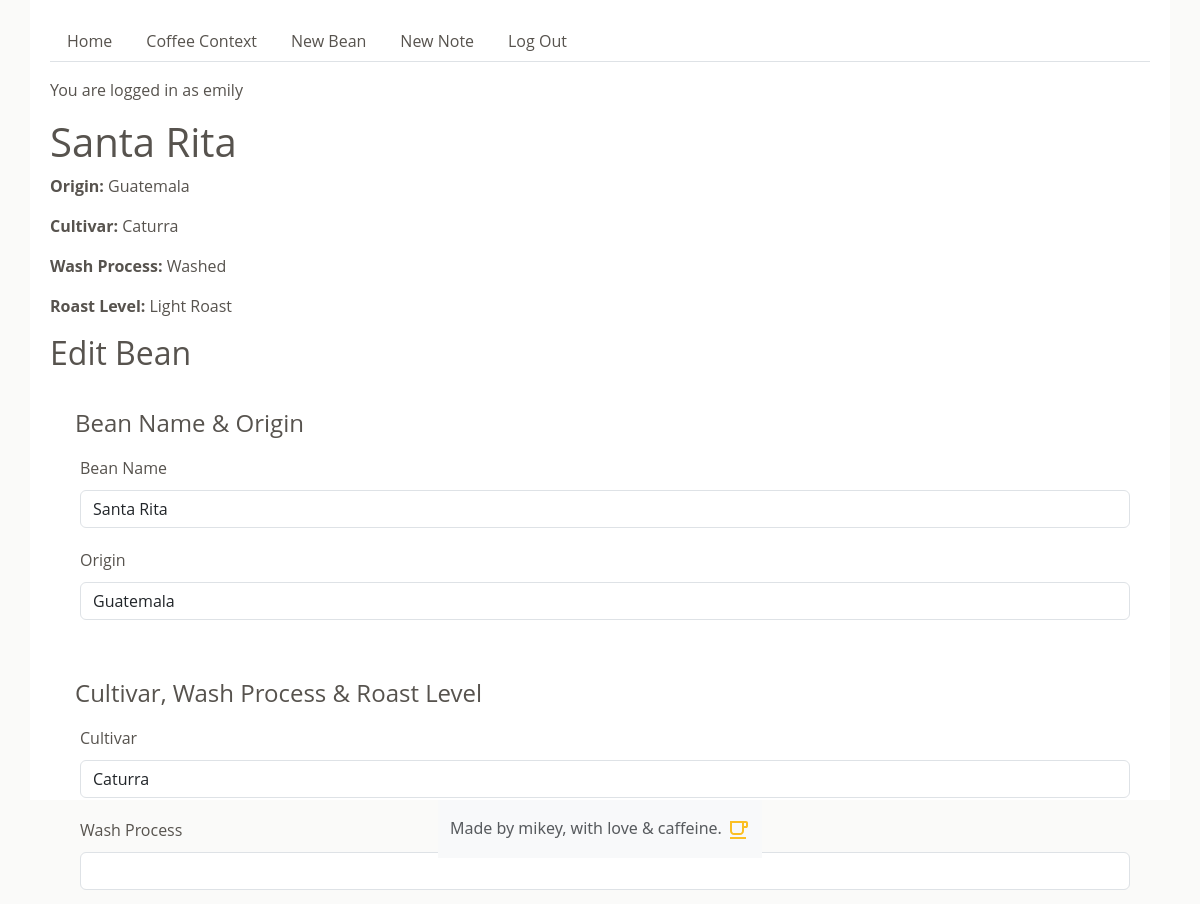
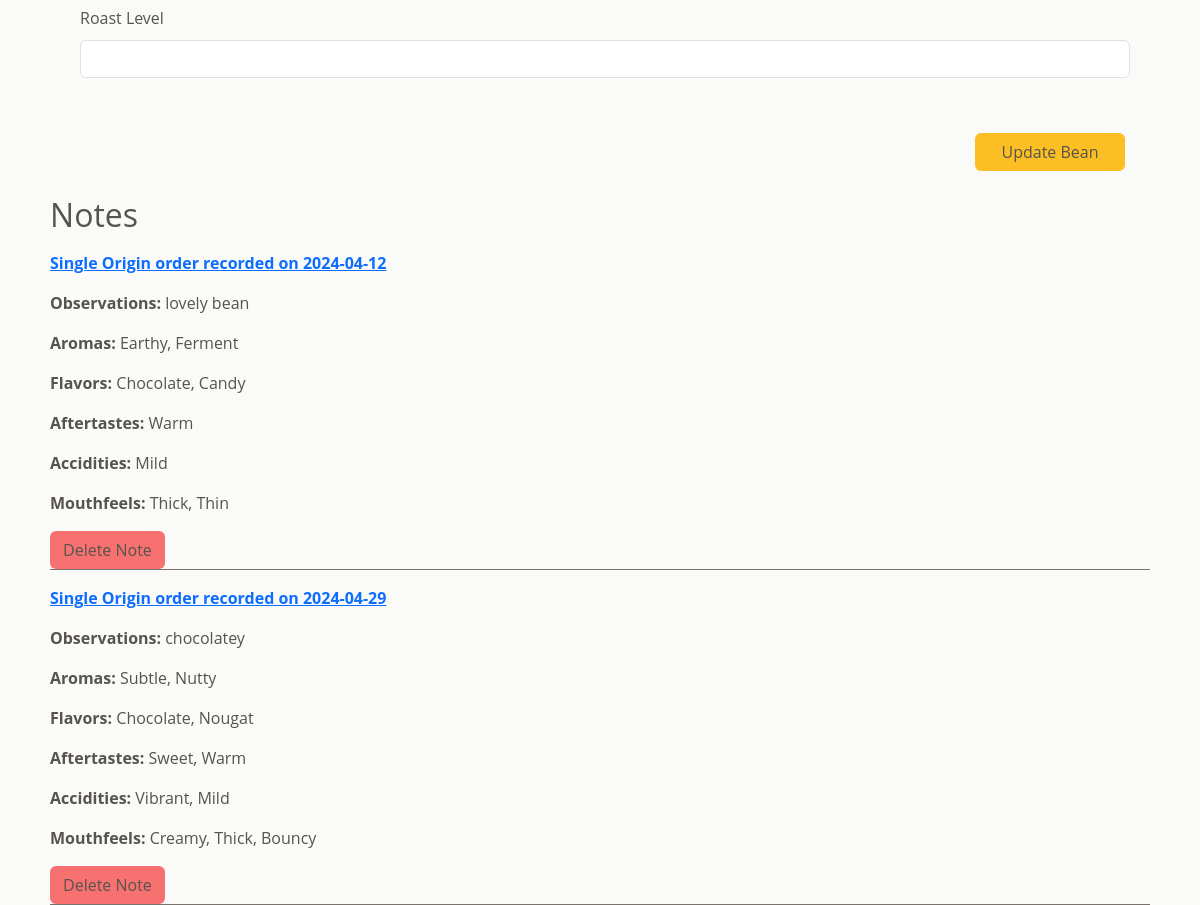
/bean/1 (signed in), run on the app's committed database (2 pictures, top to bottom).
### ch_100_app/models.py (models this page shows, shortened)
class User(UserMixin, db.Model):
    id = db.Column(db.Integer, primary_key=True)
    username = db.Column(db.String(80), nullable=False, unique=True)
    password = db.Column(db.String(80), nullable=False)

class Bean(db.Model):
    id = db.Column(db.Integer, primary_key=True)
    name = db.Column(db.String(60), nullable=False)
    origin = db.Column(db.String(100), nullable=False)
    cultivar = db.Column(db.String(60))
    wash_process = db.Column(db.Enum(WashProcess), nullable=False)
    roast_level = db.Column(db.Enum(RoastLevel), nullable=False)
    created_by_id = db.Column(db.Integer, db.ForeignKey("user.id"), nullable=False)
    notes = db.relationship("Note", back_populates="bean")
    created_by = db.relationship("User")

class Note(db.Model):
    id = db.Column(db.Integer, primary_key=True)
    bean_id = db.Column(db.Integer, db.ForeignKey("bean.id"), nullable=False)
    created_by_id = db.Column(db.Integer, db.ForeignKey("user.id"), nullable=False)
    order = db.Column(db.Enum(OrderCategory), default=OrderCategory.SINGLE_ORIGIN)
    brew_method = db.Column(db.Enum(BrewMethod), default=BrewMethod.DRIP)
    date_recorded = db.Column(db.Date, default=datetime.utcnow)
    observations = db.Column(db.Text, nullable=False)
    bean = db.relationship("Bean", back_populates="notes")
    created_by = db.relationship("User")
    aromas = db.relationship(
        "Aroma", secondary=note_aroma, backref=db.backref("notes", lazy="dynamic")
    )
    flavors = db.relationship(
        "Flavor", secondary=note_flavor, backref=db.backref("notes", lazy="dynamic")
    )
    aftertastes = db.relationship(
        "Aftertaste",
        secondary=note_aftertaste,
        backref=db.backref("notes", lazy="dynamic"),
    )
    acidities = db.relationship(
        "Acidity", secondary=note_acidity, backref=db.backref("notes", lazy="dynamic")
    )
    mouthfeels = db.relationship(
        "Mouthfeel",
        secondary=note_mouthfeel,
        backref=db.backref("notes", lazy="dynamic"),
    )

### ch_100_app/main/routes.py (the view, shortened to what this page needs)
@main.route("/bean/<bean_id>", methods=["GET", "POST"])
@login_required
def bean_detail(bean_id):
    bean = Bean.query.get(bean_id)
    form = BeanForm(obj=bean)
    form.submit.label.text = "Update Bean"
    form.wash_process.value = bean.wash_process
    form.wash_process.placeholder = bean.wash_process
    print(form.wash_process)
    print(bean.wash_process)
    notes = bean.notes
    return render_template("bean_detail.html", bean=bean, form=form, notes=notes)

### ch_100_app/extensions.py (called while the page is built)
@login_manager.user_loader
def load_user(user_id):
    return User.query.get(user_id)

### ch_100_app/utils.py (called while the page is built)
    def __str__(self):
        return str(self.value)

### ch_100_app/templates/bean_detail.html (shortened to what this page needs)
{% extends 'base.html' %}
{% from "_render_field.html" import render_field %}
{% block content %}
<h1>{{ bean.name }}</h1>
<p><strong>Origin:</strong> {{ bean.origin }}</p>
<p><strong>Cultivar:</strong> {{ bean.cultivar }}</p>
<p><strong>Wash Process:</strong> {{ bean.wash_process }}</p>
<p><strong>Roast Level:</strong> {{ bean.roast_level }}</p>
<h2>Edit Bean</h2>
<form method="POST" action="{{ url_for('main.bean_detail', bean_id=bean.id) }}">
    <section>
    <fieldset>
      <legend>Bean Name & Origin</legend>
      {{ render_field(form.name) }}
      {{ render_field(form.origin) }}
    </fieldset>
  </section>
  <section>
    <fieldset>
      <legend>Cultivar, Wash Process & Roast Level</legend>
      {{ render_field(form.cultivar) }}
      {{ render_field(form.wash_process) }}
      {{ render_field(form.roast_level) }}
    </fieldset>
  </section>
  <section>
    <fieldset>
      {{ form.submit(class="btn")}}
    </fieldset>
  </section>
</form>
<h2>Notes</h1>
{% if notes %}
  {% for note in notes %}
    <div class="bean_detail_order">
      <a href="/note/{{ note.id }}"<p><strong>{{ note.order}} order recorded on {{ note.date_recorded }}</strong></p></a>
      <div>
        <p><strong>Observations:</strong> {{ note.observations }}</p>
        {% set aroma_names = [] %}
        {% for aroma in note.aromas %}
            {% set _ = aroma_names.append(aroma.name) %}
        {% endfor %}
        <p><strong>Aromas:</strong> {{ aroma_names|join(', ') }}</p>
        {% set flavor_names = [] %}
        {% for flavor in note.flavors %}
            {% set _ = flavor_names.append(flavor.name) %}
        {% endfor %}
        <p><strong>Flavors:</strong> {{ flavor_names|join(', ') }}</p>
        {% set aftertaste_names = [] %}
        {% for aftertaste in note.aftertastes %}
            {% set _ = aftertaste_names.append(aftertaste.name) %}
        {% endfor %}
        <p><strong>Aftertastes:</strong> {{ aftertaste_names|join(', ') }}</p>
        {% set acidity_names = [] %}
        {% for acidity in note.acidities %}
            {% set _ = acidity_names.append(acidity.name) %}
        {% endfor %}
        <p><strong>Accidities:</strong> {{ acidity_names|join(', ') }}</p>
        {% set mouthfeel_names = [] %}
        {% for mouthfeel in note.mouthfeels %}
            {% set _ = mouthfeel_names.append(mouthfeel.name) %}
        {% endfor %}
        <p><strong>Mouthfeels:</strong> {{ mouthfeel_names|join(', ') }}</p>
        <form method="POST" action="/delete_note/{{ note.id }}">
          <button type="submit" class="btn delete">Delete Note</button>
        </form>
      </div>    </div>
  {% endfor %}
{% else %}
  <p><strong>It looks like you haven't added any notes for this bean!</strong></p>
  <button id="add-a-note" class="btn"><a href="{{ url_for('main.new_note') }}">Add a Note</a>
{% endif %}
{% endblock %}

### ch_100_app/templates/base.html (shortened to what this page needs)
<!DOCTYPE html>
<html lang="en">
  <head>
    <link
      href="https://cdn.jsdelivr.net/npm/bootstrap@5.3.3/dist/css/bootstrap.min.css"
      rel="stylesheet"
    />
    <link rel="stylesheet" href="/static/style.css" />
  </head>
  <body>
    <div id="base-content">
      <ul class="nav nav-tabs">
        <li>
          <a class="nav-link" href="/">Home</a>
        </li>
        <li>
          <a class="nav-link" href="/coffee_context"
            >Coffee Context</a
          >
        </li>
        {% if current_user.is_authenticated %}
        <li class="nav-item">
          <a class="nav-link" href="/new_bean">New Bean</a>
        </li>
        <li class="nav-item">
          <a class="nav-link" href="/new_note">New Note</a>
        </li>
        <li class="nav-item">
          <a class="nav-link" href="/logout">Log Out</a>
        </li>
        {% endif %}
      </ul>
       {% if current_user.is_authenticated %}
      <p>You are logged in as {{ current_user.username }}</p>
      {% endif %} {% block content %} {% endblock %}
    </div>
  </body>
  <footer class="footer mt-auto py-3 bg-body-tertiary">
    <div class="container">
      <span class="text-body-secondary"
        >Made by mikey, with love & caffeine.
      </span>
    </div>
  </footer>
</html>

### ch_100_app/templates/_render_field.html (shortened to what this page needs)
{% macro render_field(field) %}
<div class="form-group">
  {{ field.label(class="form-control-label") }}
  {{ field(class="form-control", **kwargs) }}
</div>
{% endmacro %}

### ch_100_app/static/style.css (style rules this page uses)
html { height: 100%; }
body { display: flex; flex-direction: column; align-items: center; background-color: #fafaf9; height: 100%; }
#base-content { font-family: 'Open Sans', sans-serif; color: #57534e; width: 95%; background-color: white; padding: 20px; height: 100%; }
.nav { margin-bottom: 1rem; }
.nav-link { color: #57534e; }
fieldset { display: flex; flex-direction: column; margin: 20px 0; padding: 20px; }
fieldset * { margin: 5px; }
fieldset input { padding: 5px; }
input[type='submit'] { width: 150px; align-self: flex-end; color: #57534e; }
.btn { background-color: #fbbf24; }
.delete { color: #57534e; background-color: #f87171; }
fieldset { margin-top: 0; margin-bottom: 0; }
.bean_detail_order { border-bottom: 1px solid #78716c; margin: 1rem 0px; }
footer { margin-top: auto; }

### data on the page
User: username "emily"
Bean: name "Santa Rita", origin "Guatemala", cultivar "Caturra", wash_process "Washed", roast_level "Light Roast"
Note: order "Single Origin", date_recorded "2024-04-12", observations "lovely bean", aroma_names "Earthy, Ferment", flavor_names "Chocolate, Candy", aftertaste_names "Warm", acidity_names "Mild", mouthfeel_names "Thick, Thin"
Note: order "Single Origin", date_recorded "2024-04-29", observations "chocolatey", aroma_names "Subtle, Nutty", flavor_names "Chocolate, Nougat", aftertaste_names "Sweet, Warm", acidity_names "Vibrant, Mild", mouthfeel_names "Creamy, Thick, Bouncy"

### other printed values
{{ field.label(class="form-control-label") }} "Bean Name Origin Cultivar Wash Process Roast Level"
